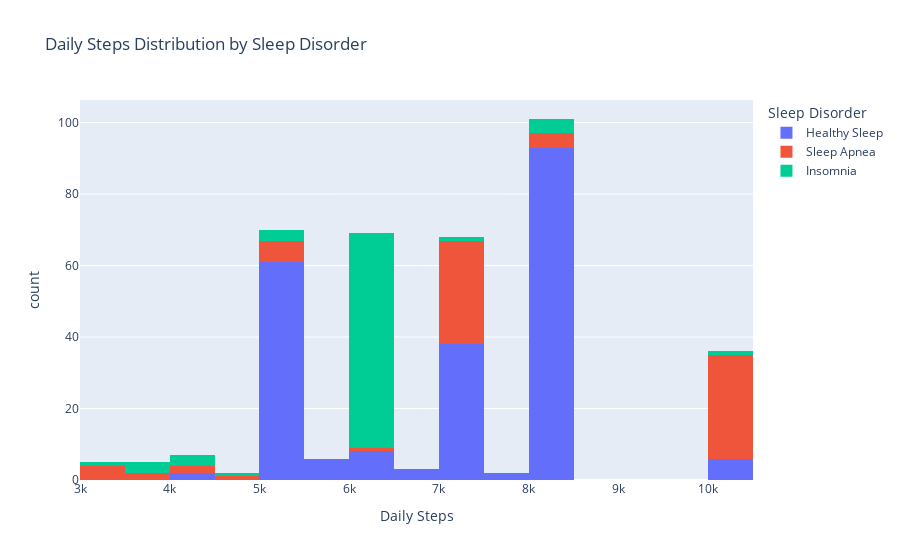

Notebook source saved alongside this figure:
### Code cell
# Membuat histogram distribusi 'Daily Steps' berdasarkan 'Sleep Disorder'
fig = px.histogram(data, x='Daily Steps', color='Sleep Disorder',
                   title='Daily Steps Distribution by Sleep Disorder',
                   labels={'Daily Steps': 'Daily Steps', 'count': 'Count'})
fig.show()

### Figure 1 — Plotly figure (JSON) as saved in the notebook; plotly's stock layout.template omitted (floating-point values rounded to 4 significant figures; data arrays with more than 128 entries replaced by an {"elided": "..."} marker saying what was removed)
{"data": [{"alignmentgroup": "True", "bingroup": "x", "hovertemplate": "Sleep Disorder=Healthy Sleep<br>Daily Steps=%{x}<br>count=%{y}<extra></extra>", "legendgroup": "Healthy Sleep", "marker": {"color": "#636efa", "pattern": {"shape": ""}}, "name": "Healthy Sleep", "offsetgroup": "Healthy Sleep", "orientation": "v", "showlegend": true, "type": "histogram", "x": {"elided": "219 int values"}, "xaxis": "x", "yaxis": "y"}, {"alignmentgroup": "True", "bingroup": "x", "hovertemplate": "Sleep Disorder=Sleep Apnea<br>Daily Steps=%{x}<br>count=%{y}<extra></extra>", "legendgroup": "Sleep Apnea", "marker": {"color": "#EF553B", "pattern": {"shape": ""}}, "name": "Sleep Apnea", "offsetgroup": "Sleep Apnea", "orientation": "v", "showlegend": true, "type": "histogram", "x": [3000, 3000, 4000, 8000, 4100, 8000, 5200, 5200, 3300, 4800, 7000, 8000, 3300, 5000, 5000, 8000, 6000, 10000, 10000, 10000, 10000, 10000, 10000, 10000, 10000, 10000, 3700, 3700, 10000, 10000, 10000, 10000, 10000, 10000, 10000, 10000, 10000, 10000, 10000, 10000, 10000, 10000, 10000, 10000, 10000, 10000, 10000, 10000, 5000, 5000, 7000, 7000, 7000, 7000, 7000, 7000, 7000, 7000, 7000, 7000, 7000, 7000, 7000, 7000, 7000, 7000, 7000, 7000, 7000, 7000, 7000, 7000, 7000, 7000, 7000, 7000, 7000, 7000], "xaxis": "x", "yaxis": "y"}, {"alignmentgroup": "True", "bingroup": "x", "hovertemplate": "Sleep Disorder=Insomnia<br>Daily Steps=%{x}<br>count=%{y}<extra></extra>", "legendgroup": "Insomnia", "marker": {"color": "#00cc96", "pattern": {"shape": ""}}, "name": "Insomnia", "offsetgroup": "Insomnia", "orientation": "v", "showlegend": true, "type": "histogram", "x": [3000, 3500, 4000, 4100, 5000, 7000, 4800, 8000, 4000, 8000, 6000, 6000, 6000, 6000, 6000, 6000, 6000, 6000, 6000, 6000, 6000, 6000, 6000, 6000, 6000, 6000, 8000, 8000, 6000, 6000, 6000, 6000, 6000, 6000, 6000, 6000, 6000, 6000, 6000, 6000, 6000, 6000, 6000, 6000, 6000, 6000, 6000, 6000, 6000, 6000, 6000, 6000, 6000, 6000, 6000, 5000, 6000, 6000, 6000, 6000, 6000, 6000, 6000, 6000, 6000, 6000, 6000, 3500, 3500, 10000, 6000, 6000, 6000, 6000, 6000, 6000, 5000], "xaxis": "x", "yaxis": "y"}], "layout": {"barmode": "relative", "legend": {"title": {"text": "Sleep Disorder"}, "tracegroupgap": 0}, "title": {"text": "Daily Steps Distribution by Sleep Disorder"}, "xaxis": {"anchor": "y", "domain": [0, 1], "title": {"text": "Daily Steps"}}, "yaxis": {"anchor": "x", "domain": [0, 1], "title": {"text": "count"}}}}
